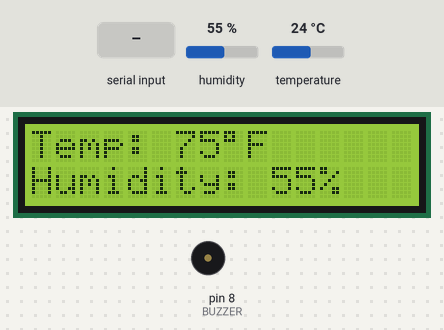
A sketch run on a simulated Arduino Uno, built with avr-gcc and run on an emulated ATmega328P. Parts: 16×2 character LCD, buzzer (waves = sounding). Wiring (inferred from the names in the program): DHT11 sensor: data A0. Inputs (shaded band) come from the test bench; at power-on: humidity 55 %, temperature 24 °C. What the sketch prints to the serial monitor is not drawn.

Above: at 1.8 s.
1.9 s: "y" received over Serial
At 2.7 s:
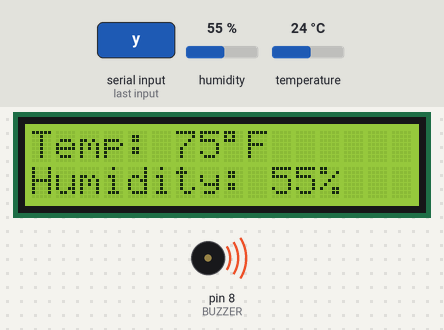
4.4 s: humidity set to 22 %
At 8.4 s:
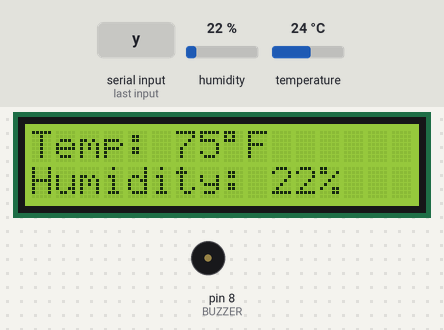
8.7 s: temperature set to 12 °C
At 10.7 s:
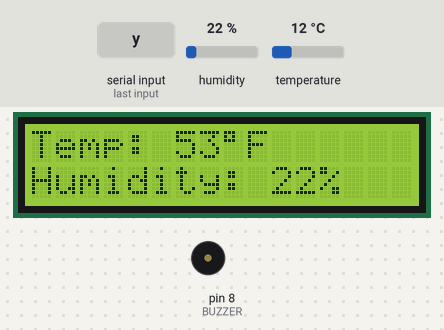
11.7 s: humidity set to 40 %
At 14.2 s:
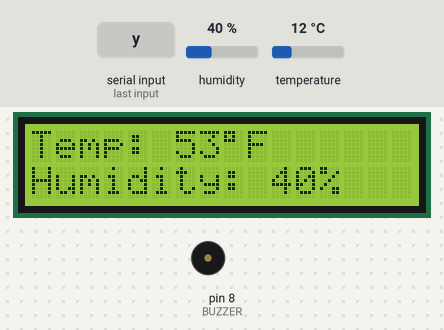
16.2 s: temperature set to 19 °C
At 17.7 s:
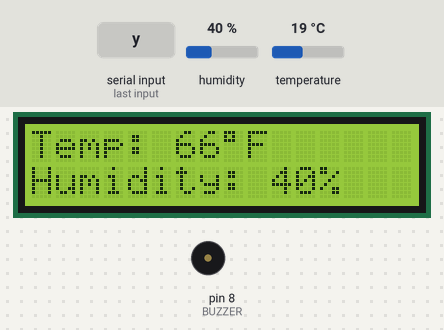
Timing chart, 0 to 18.7 s (numbered marks = the images above; inputs shaded):
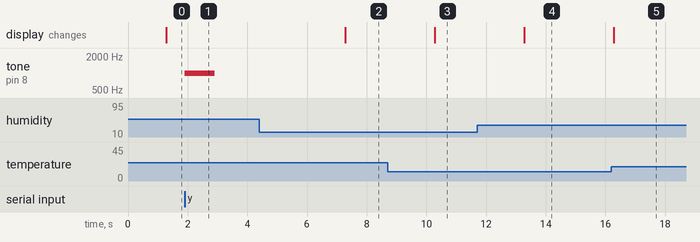

Measured:
- after the input at 1.9 s, tone on pin 8 (BUZZER): silent → 1000 Hz at once, → silent 1.0 s later
- after the input at 4.4 s, the display: changes after 2.9 s (image 2)
- after the input at 8.7 s, the display: changes after 1.6 s (image 3)
- after the input at 11.7 s, the display: changes after 1.6 s (image 4)
- after the input at 16.2 s, the display: changes after 0.08 s (image 5)

The sketch:

Final_ab3.ino
```cpp
/*
 * Allen Breyer III - 654748297
 * Final Lab - Weather-Monitoring Alarm Clock
 */

/* READ THIS!!!
 *  For the program to compile properly in regards to the DHT11 sensor, you need the correct libraries installed!
 *  Install the following libraries from the "Manage Libraries" manager:
 *  - Adafruit AM2320 sensor library
 *  - Adafruit Circuit Playground
 *  - Adafruit Unified Sensor
 *  - DHT sensor library
 */

#include <LiquidCrystal.h>
LiquidCrystal lcd(12, 11, 5, 4, 3, 2);

#include "DHT.h"
#include <TimeLib.h>

// DHT sensor using analog pin A0
#define DHTPIN A0
#define DHTTYPE DHT11

// used for temperature
float tempF;
// used for humidity
float humidity;

// Buzzer to arduino pin 8
const int BUZZER = 8;
int counter = 0;
int currTime = 0;

// Initialize DHT sensor
DHT dht(DHTPIN, DHTTYPE);

void setup()
{
  // Set up the serial communication
  Serial.begin(9600);
  // Sert up the buzzer
  pinMode(BUZZER, OUTPUT);
  // set up the LCD's number of columns and rows:
  lcd.begin(16, 2);
  dht.begin();
}

void loop()
{
  // If it's not the current time
  if (currTime != now())
  {
    // Read temperature as Fahrenheit (isFahrenheit = true)
    tempF = dht.readTemperature(true);
    humidity = dht.readHumidity();
    counter = 0;

    // Error checking: Check if any reads failed and exit early (to try again).
    if (isnan(humidity))
    {
      lcd.clear();
      lcd.setCursor(0,0);
      lcd.print("Failed to read");
      lcd.setCursor(0,1);
      lcd.print("from DHT sensor!");
      return;
    }

    //delay(100);
    lcd.clear();
    lcd.setCursor(0,0);
    lcd.print("Temp: ");
    lcd.print((int) tempF);
    lcd.setCursor(8,0);
    // degrees symbol
    lcd.print((char)223);
    lcd.setCursor(9,0);
    lcd.print("F");
    lcd.setCursor(0,1);
    lcd.print("Humidity: ");
    lcd.print((int) humidity);
    lcd.setCursor(12,1);
    lcd.print("%");
    // update the current time
    currTime = now();
  }

  // If a signal is being sent through serial communication
  if(Serial.available() > 0)
  {
    char input = Serial.read();
    Serial.println(input);
    // If the correct signal is read, sound the buzzer alarm
    if (input == 'y')
    {
      tone(BUZZER, 1000);
      delay(1000);
      noTone(BUZZER);
    }
  }
}
```
